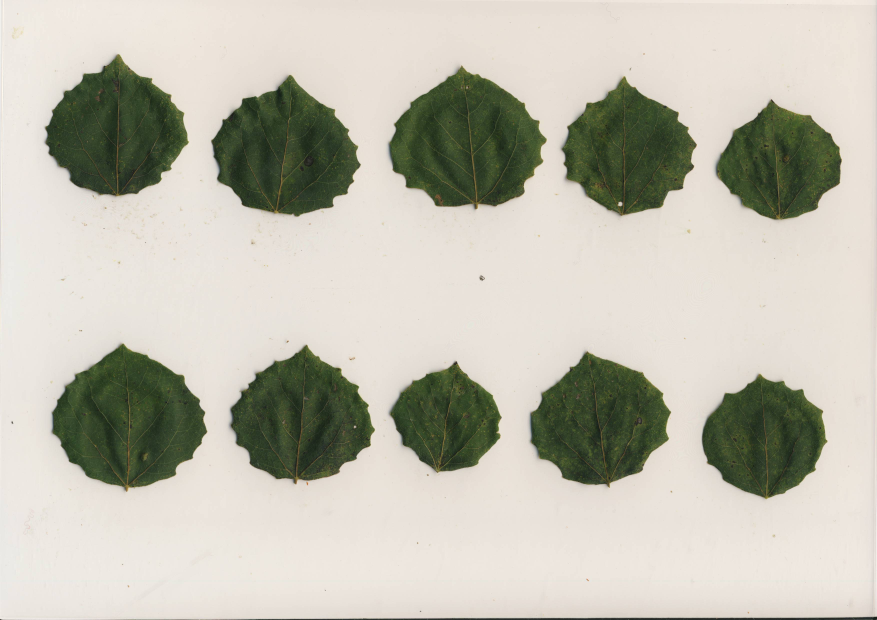
#> input picture Correcting_angle_by_radon_transformation/split_before/4_32.JPG, 3507 x 2480 px (shown at 1/4 size)
$ python -i split_leaves.py   (imports and definitions only)   (older library calls are emulated)
#> lines starting #> are read from the running program, lines starting #| are printed output that depends on the picture; after the words box and inside, x2 and y2 are one past the last pixel; in counts of white or black regions, pixels touching at a corner belong together
import cv2
import numpy as np
from sklearn import cluster
import get_pic_rotated_and_broaden


def split_leaves(image):
#> called with image = 'split_before/4_32.JPG'
    img = cv2.imread(image)
#> img is the input picture: shape (2480, 3507, 3); mean B, G, R 175.9, 188.9, 191.1
    img = img[:-100, :]     # 防止边缘有拍出白纸的区域
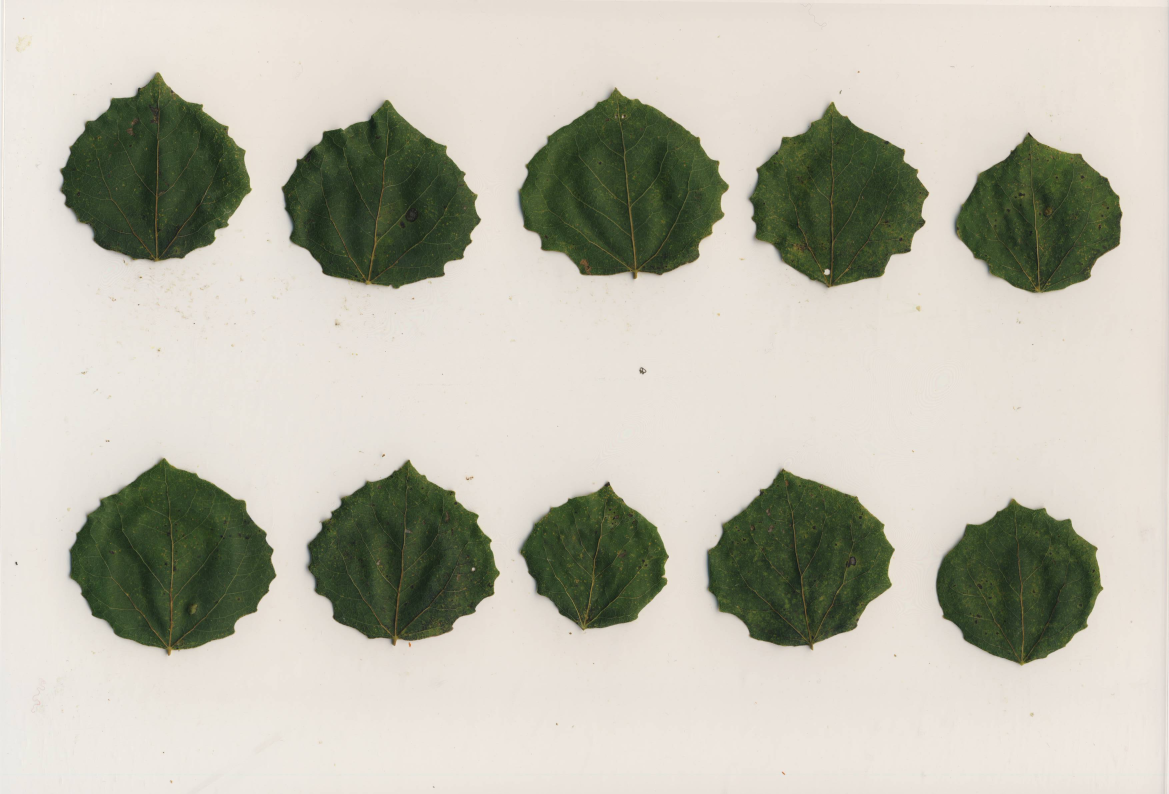
#> img: shape (2380, 3507, 3) (shown at 1/3 size); mean B, G, R 174.6, 187.9, 189.9

    # 提取叶片
    gray_image = cv2.cvtColor(img, cv2.COLOR_BGR2GRAY)
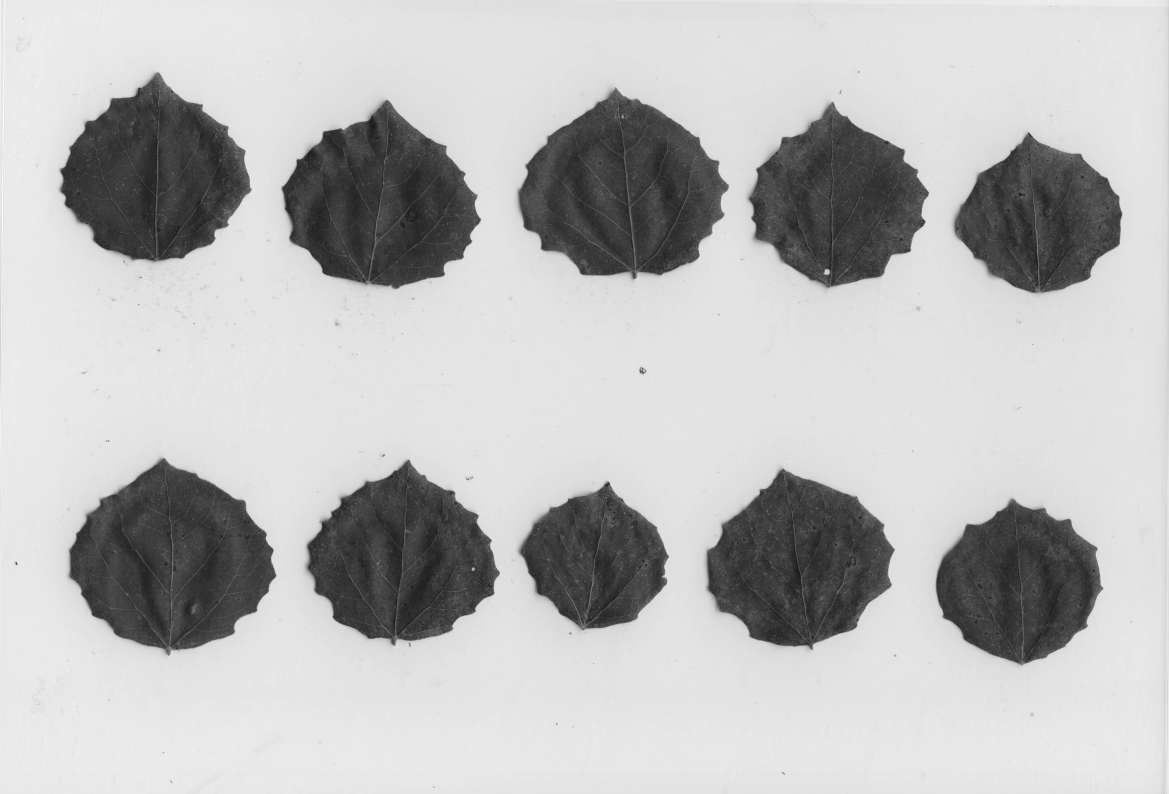
#> gray_image: shape (2380, 3507) (shown at 1/3 size); min 16, max 254, mean 187
    ret, threshed_img = cv2.threshold(gray_image, 180, 255, cv2.THRESH_BINARY)
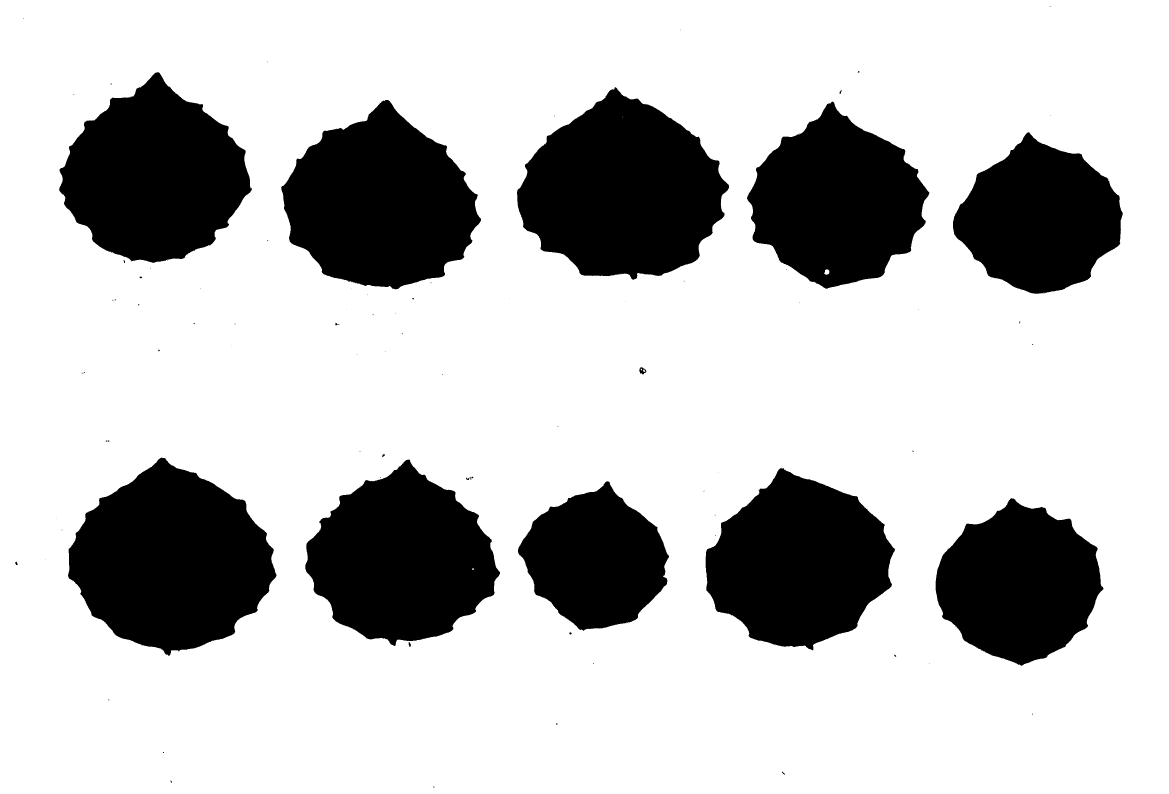
#> threshed_img: shape (2380, 3507) (shown at 1/3 size); 75.5% white; 90 black regions (66 under 20 px)

    # 去噪
    _, contours, hierarchy = cv2.findContours(threshed_img, cv2.RETR_TREE, cv2.CHAIN_APPROX_SIMPLE)
#> contours = 109 contours, 76 with area under 20; largest, box (x1, y1, x2, y2) and area: (0, 0, 3507, 2380) 8340774, (203, 1372, 831, 1969) 250915, (1550, 261, 2188, 840) 250003, (843, 299, 1444, 869) 229596, (177, 216, 757, 790) 219474
    small_areas = [i for i in contours if cv2.contourArea(i) < 500]
#> small_areas = 98 contours, 76 with area under 20; largest, box (x1, y1, x2, y2) and area: (1917, 1101, 1940, 1124) 334, (2473, 808, 2488, 824) 162, (1225, 1925, 1234, 1942) 80, (45, 1684, 54, 1696) 62, (1005, 967, 1019, 977) 58
    cv2.fillPoly(threshed_img, small_areas, 255)
#> threshed_img: shape (2380, 3507); 75.5% white; 10 black regions, largest, box (x1, y1, x2, y2) and area: (204, 1373, 830, 1968) 250045, (1551, 262, 2187, 839) 249098, (844, 300, 1443, 868) 228738
    threshed_img = 255 - threshed_img
#> threshed_img: shape (2380, 3507); 24.5% white; 10 white regions
    _, contours, hierarchy = cv2.findContours(threshed_img, cv2.RETR_TREE, cv2.CHAIN_APPROX_SIMPLE)
#> contours = 16 contours, 4 with area under 20; largest, box (x1, y1, x2, y2) and area: (204, 1373, 830, 1968) 249175, (1551, 262, 2187, 839) 248199, (844, 300, 1443, 868) 227882, (178, 217, 756, 789) 217790, (916, 1379, 1500, 1938) 215044
    small_areas = [i for i in contours if cv2.contourArea(i) < 500]
#> small_areas = 6 contours, 4 with area under 20; largest, box (x1, y1, x2, y2) and area: (2472, 807, 2489, 825) 208, (1416, 1704, 1423, 1711) 29
    cv2.fillPoly(threshed_img, small_areas, 0)
#> threshed_img: shape (2380, 3507); 24.5% white; 10 white regions
    _, contours, hierarchy = cv2.findContours(threshed_img, cv2.RETR_TREE, cv2.CHAIN_APPROX_SIMPLE)
#> contours = 13 contours, 1 with area under 20; largest, box (x1, y1, x2, y2) and area: (204, 1373, 830, 1968) 249175, (1551, 262, 2187, 839) 248199, (844, 300, 1443, 868) 227876, (178, 217, 756, 789) 217790, (916, 1379, 1500, 1938) 215044
    small_holes_area = [i for i in contours if cv2.contourArea(i) < 500]
#> small_holes_area = 3 contours, 1 with area under 20; largest, box (x1, y1, x2, y2) and area: (2471, 806, 2490, 826) 258, (1415, 1703, 1424, 1712) 49
    cv2.fillPoly(threshed_img, small_holes_area, 255)
#> threshed_img: shape (2380, 3507); 24.5% white; 10 white regions
    _, contours, hierarchy = cv2.findContours(threshed_img, cv2.RETR_TREE, cv2.CHAIN_APPROX_SIMPLE)
#> contours = 10 contours; largest, box (x1, y1, x2, y2) and area: (204, 1373, 830, 1968) 249175, (1551, 262, 2187, 839) 248199, (844, 300, 1443, 868) 227876, (178, 217, 756, 789) 217790, (916, 1379, 1500, 1938) 215044

    small_contours_idx = [i for i in range(len(contours)) if len(contours[i]) < 50]
#> small_contours_idx = []
    for i in small_contours_idx[::-1]:
        contours.pop(i)
#> this loop made 0 passes

    for i in range(len(contours)):
        t = []
        for j in contours[i].tolist():
            t.append(j[0])
        contours[i] = np.array(t)
#> this loop made 10 passes
#> after the loop, contours = 10 items
#> (the run stopped early here; a loop or call above may not have finished)
